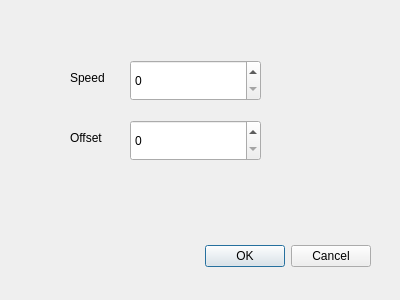
<?xml version="1.0" encoding="UTF-8"?>
<ui version="4.0">
 <class>setting</class>
 <widget class="QDialog" name="setting">
  <property name="geometry">
   <rect>
    <x>0</x>
    <y>0</y>
    <width>400</width>
    <height>300</height>
   </rect>
  </property>
  <property name="windowTitle">
   <string>Dialog</string>
  </property>
  <widget class="QDialogButtonBox" name="buttonBox">
   <property name="geometry">
    <rect>
     <x>30</x>
     <y>240</y>
     <width>341</width>
     <height>32</height>
    </rect>
   </property>
   <property name="orientation">
    <enum>Qt::Horizontal</enum>
   </property>
   <property name="standardButtons">
    <set>QDialogButtonBox::Cancel|QDialogButtonBox::Ok</set>
   </property>
  </widget>
  <widget class="QSpinBox" name="spinBox">
   <property name="geometry">
    <rect>
     <x>130</x>
     <y>60</y>
     <width>131</width>
     <height>41</height>
    </rect>
   </property>
  </widget>
  <widget class="QSpinBox" name="spinBox_2">
   <property name="geometry">
    <rect>
     <x>130</x>
     <y>120</y>
     <width>131</width>
     <height>41</height>
    </rect>
   </property>
  </widget>
  <widget class="QLabel" name="label">
   <property name="geometry">
    <rect>
     <x>70</x>
     <y>70</y>
     <width>58</width>
     <height>16</height>
    </rect>
   </property>
   <property name="text">
    <string>Speed</string>
   </property>
  </widget>
  <widget class="QLabel" name="label_2">
   <property name="geometry">
    <rect>
     <x>70</x>
     <y>130</y>
     <width>58</width>
     <height>16</height>
    </rect>
   </property>
   <property name="text">
    <string>Offset</string>
   </property>
  </widget>
 </widget>
 <resources/>
 <connections>
  <connection>
   <sender>buttonBox</sender>
   <signal>accepted()</signal>
   <receiver>setting</receiver>
   <slot>accept()</slot>
   <hints>
    <hint type="sourcelabel">
     <x>248</x>
     <y>254</y>
    </hint>
    <hint type="destinationlabel">
     <x>157</x>
     <y>274</y>
    </hint>
   </hints>
  </connection>
  <connection>
   <sender>buttonBox</sender>
   <signal>rejected()</signal>
   <receiver>setting</receiver>
   <slot>reject()</slot>
   <hints>
    <hint type="sourcelabel">
     <x>316</x>
     <y>260</y>
    </hint>
    <hint type="destinationlabel">
     <x>286</x>
     <y>274</y>
    </hint>
   </hints>
  </connection>
 </connections>
</ui>
